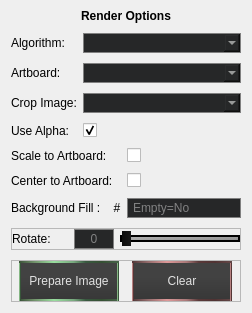
                        <widget class="QFrame" name="Options">
                         <property name="sizePolicy">
                          <sizepolicy hsizetype="Maximum" vsizetype="Maximum">
                           <horstretch>0</horstretch>
                           <verstretch>0</verstretch>
                          </sizepolicy>
                         </property>
                         <property name="maximumSize">
                          <size>
                           <width>99999</width>
                           <height>16777215</height>
                          </size>
                         </property>
                         <property name="styleSheet">
                          <string notr="true">QFrame#Options
{
	border: 1px solid qlineargradient(spread:pad, x1:0, y1:0, x2:1, y2:1, stop:0 rgba(13, 13, 13, 255), stop:1 rgba(25, 25, 25, 255));
	background-color: rgb(41, 41, 41);
}</string>
                         </property>
                         <property name="frameShape">
                          <enum>QFrame::NoFrame</enum>
                         </property>
                         <property name="frameShadow">
                          <enum>QFrame::Raised</enum>
                         </property>
                         <layout class="QVBoxLayout" name="verticalLayout_4" stretch="0,0,0,0,0">
                          <property name="spacing">
                           <number>10</number>
                          </property>
                          <property name="topMargin">
                           <number>9</number>
                          </property>
                          <item alignment="Qt::AlignHCenter|Qt::AlignVCenter">
                           <widget class="QLabel" name="renderLab">
                            <property name="font">
                             <font>
                              <italic>false</italic>
                              <bold>true</bold>
                             </font>
                            </property>
                            <property name="text">
                             <string>&lt;html&gt;&lt;head/&gt;&lt;body&gt;&lt;p&gt;Render Options&lt;/p&gt;&lt;/body&gt;&lt;/html&gt;</string>
                            </property>
                            <property name="textFormat">
                             <enum>Qt::AutoText</enum>
                            </property>
                           </widget>
                          </item>
                          <item alignment="Qt::AlignTop">
                           <widget class="QFrame" name="rendTopForm">
                            <layout class="QFormLayout" name="formLayout">
                             <property name="fieldGrowthPolicy">
                              <enum>QFormLayout::AllNonFixedFieldsGrow</enum>
                             </property>
                             <property name="verticalSpacing">
                              <number>10</number>
                             </property>
                             <property name="leftMargin">
                              <number>0</number>
                             </property>
                             <property name="topMargin">
                              <number>0</number>
                             </property>
                             <property name="rightMargin">
                              <number>0</number>
                             </property>
                             <property name="bottomMargin">
                              <number>0</number>
                             </property>
                             <item row="0" column="0">
                              <widget class="QLabel" name="AlgorithmLab">
                               <property name="font">
                                <font>
                                 <pointsize>9</pointsize>
                                </font>
                               </property>
                               <property name="text">
                                <string>Algorithm:</string>
                               </property>
                              </widget>
                             </item>
                             <item row="0" column="1">
                              <widget class="QComboBox" name="algodrop">
                               <property name="styleSheet">
                                <string notr="true">QComboBox {
    border: 1px solid gray;
    padding: 1px 18px 1px 3px;
    min-width: 6em;
	background-color: rgb(38, 39, 40);
color:rgb(220, 220, 220);
}

QComboBox:hover {
	border: 1px solid rgb(97, 98, 128);
}


QComboBox:on { /* shift the text when the popup opens */
    border: 1px solid rgb(80, 141, 255);
	
	border-bottom: none;
}




QComboBox QAbstractItemView{
	background-color: rgb(50, 52, 53);
	border: 1px solid rgb(80, 141, 255);
border-top: none;
	selection-background-color: rgb(35, 44, 80);
	color: rgb(220, 220, 220);
}
</string>
                               </property>
                              </widget>
                             </item>
                             <item row="1" column="0">
                              <widget class="QLabel" name="ArtboardLab">
                               <property name="font">
                                <font>
                                 <pointsize>9</pointsize>
                                </font>
                               </property>
                               <property name="text">
                                <string>Artboard: </string>
                               </property>
                              </widget>
                             </item>
                             <item row="1" column="1">
                              <widget class="QComboBox" name="artboardrop">
                               <property name="styleSheet">
                                <string notr="true">QComboBox {
    border: 1px solid gray;
    padding: 1px 18px 1px 3px;
    min-width: 6em;
	background-color: rgb(38, 39, 40);
	color:rgb(220, 220, 220);
}

QComboBox:hover {
	border: 1px solid rgb(97, 98, 128);
}


QComboBox:on { /* shift the text when the popup opens */
    border: 1px solid rgb(80, 141, 255);
	
	border-bottom: none;
}




QComboBox QAbstractItemView{
	background-color: rgb(50, 52, 53);
	border: 1px solid rgb(80, 141, 255);
border-top: none;
	selection-background-color: rgb(35, 44, 80);
	color: rgb(220, 220, 220);
}
</string>
                               </property>
                              </widget>
                             </item>
                             <item row="2" column="0">
                              <widget class="QLabel" name="CropLab">
                               <property name="font">
                                <font>
                                 <pointsize>9</pointsize>
                                </font>
                               </property>
                               <property name="text">
                                <string>Crop Image:</string>
                               </property>
                              </widget>
                             </item>
                             <item row="2" column="1">
                              <widget class="QComboBox" name="CropComboBox">
                               <property name="styleSheet">
                                <string notr="true">QComboBox {
    border: 1px solid gray;
    padding: 1px 18px 1px 3px;
    min-width: 6em;
	background-color: rgb(38, 39, 40);
color:rgb(220, 220, 220);
}

QComboBox:hover {
	border: 1px solid rgb(97, 98, 128);
}


QComboBox:on { /* shift the text when the popup opens */
    border: 1px solid rgb(80, 141, 255);
	
	border-bottom: none;
}




QComboBox QAbstractItemView{
	background-color: rgb(50, 52, 53);
	border: 1px solid rgb(80, 141, 255);
border-top: none;
	selection-background-color: rgb(35, 44, 80);
	color: rgb(220, 220, 220);
}
</string>
                               </property>
                              </widget>
                             </item>
                             <item row="3" column="0">
                              <widget class="QLabel" name="UseAlphaLab">
                               <property name="font">
                                <font>
                                 <pointsize>9</pointsize>
                                </font>
                               </property>
                               <property name="text">
                                <string>Use Alpha:</string>
                               </property>
                              </widget>
                             </item>
                             <item row="3" column="1">
                              <widget class="QCheckBox" name="alphaCB">
                               <property name="text">
                                <string/>
                               </property>
                               <property name="checked">
                                <bool>true</bool>
                               </property>
                              </widget>
                             </item>
                            </layout>
                           </widget>
                          </item>
                          <item>
                           <widget class="QFrame" name="OptionsBottom">
                            <layout class="QFormLayout" name="rendBotForm">
                             <property name="fieldGrowthPolicy">
                              <enum>QFormLayout::AllNonFixedFieldsGrow</enum>
                             </property>
                             <property name="rowWrapPolicy">
                              <enum>QFormLayout::DontWrapRows</enum>
                             </property>
                             <property name="verticalSpacing">
                              <number>10</number>
                             </property>
                             <property name="leftMargin">
                              <number>0</number>
                             </property>
                             <property name="topMargin">
                              <number>0</number>
                             </property>
                             <property name="rightMargin">
                              <number>0</number>
                             </property>
                             <property name="bottomMargin">
                              <number>0</number>
                             </property>
                             <item row="0" column="0">
                              <widget class="QLabel" name="ScaleToArtLab">
                               <property name="font">
                                <font>
                                 <pointsize>9</pointsize>
                                </font>
                               </property>
                               <property name="text">
                                <string>Scale to Artboard:</string>
                               </property>
                              </widget>
                             </item>
                             <item row="0" column="1">
                              <widget class="QCheckBox" name="scaletoartCB"/>
                             </item>
                             <item row="1" column="0">
                              <widget class="QLabel" name="cropAndCenterLab">
                               <property name="font">
                                <font>
                                 <pointsize>9</pointsize>
                                </font>
                               </property>
                               <property name="text">
                                <string>Center to Artboard:</string>
                               </property>
                              </widget>
                             </item>
                             <item row="1" column="1">
                              <widget class="QCheckBox" name="cropAndCentercb">
                               <property name="text">
                                <string/>
                               </property>
                              </widget>
                             </item>
                             <item row="2" column="0">
                              <widget class="QLabel" name="BGFillLab">
                               <property name="sizePolicy">
                                <sizepolicy hsizetype="MinimumExpanding" vsizetype="Preferred">
                                 <horstretch>0</horstretch>
                                 <verstretch>0</verstretch>
                                </sizepolicy>
                               </property>
                               <property name="font">
                                <font>
                                 <pointsize>9</pointsize>
                                </font>
                               </property>
                               <property name="text">
                                <string>Background Fill :    #</string>
                               </property>
                              </widget>
                             </item>
                             <item row="2" column="1">
                              <widget class="QLineEdit" name="BgFillEdit">
                               <property name="minimumSize">
                                <size>
                                 <width>104</width>
                                 <height>0</height>
                                </size>
                               </property>
                               <property name="styleSheet">
                                <string notr="true">QLineEdit
{
 border: 1px solid gray;
 padding: 1px 3px 1px 3px;
 min-width: 6em;
background-color: rgb(38, 39, 40);
color:rgb(220, 220, 220);
}
QLineEdit:hover
{
	border: 1px solid rgb(97, 98, 128);
}
QLineEdit:focus
{
	border: 1px solid rgb(80, 141, 255);
}</string>
                               </property>
                               <property name="text">
                                <string/>
                               </property>
                               <property name="placeholderText">
                                <string>Empty=No</string>
                               </property>
                              </widget>
                             </item>
                            </layout>
                           </widget>
                          </item>
                          <item>
                           <widget class="QFrame" name="rotateFrame">
                            <property name="frameShape">
                             <enum>QFrame::StyledPanel</enum>
                            </property>
                            <property name="frameShadow">
                             <enum>QFrame::Raised</enum>
                            </property>
                            <layout class="QHBoxLayout" name="horizontalLayout_12">
                             <property name="leftMargin">
                              <number>0</number>
                             </property>
                             <property name="topMargin">
                              <number>0</number>
                             </property>
                             <property name="rightMargin">
                              <number>0</number>
                             </property>
                             <property name="bottomMargin">
                              <number>0</number>
                             </property>
                             <item>
                              <widget class="QLabel" name="rotateLab">
                               <property name="font">
                                <font>
                                 <pointsize>9</pointsize>
                                 <italic>false</italic>
                                </font>
                               </property>
                               <property name="text">
                                <string>Rotate:     </string>
                               </property>
                              </widget>
                             </item>
                             <item>
                              <widget class="QLineEdit" name="rotateline">
                               <property name="sizePolicy">
                                <sizepolicy hsizetype="Fixed" vsizetype="Fixed">
                                 <horstretch>0</horstretch>
                                 <verstretch>0</verstretch>
                                </sizepolicy>
                               </property>
                               <property name="minimumSize">
                                <size>
                                 <width>0</width>
                                 <height>0</height>
                                </size>
                               </property>
                               <property name="maximumSize">
                                <size>
                                 <width>40</width>
                                 <height>16777215</height>
                                </size>
                               </property>
                               <property name="styleSheet">
                                <string notr="true">QLineEdit
{
 border: 1px solid gray;
 padding: 1px 3px 1px 3px;
background-color: rgb(38, 39, 40);
color:rgb(220, 220, 220);
}
QLineEdit:hover
{
	border: 1px solid rgb(97, 98, 128);
}
QLineEdit:focus
{
	border: 1px solid rgb(80, 141, 255);
}</string>
                               </property>
                               <property name="alignment">
                                <set>Qt::AlignCenter</set>
                               </property>
                               <property name="placeholderText">
                                <string>0</string>
                               </property>
                              </widget>
                             </item>
                             <item>
                              <widget class="QSlider" name="rotateslide">
                               <property name="minimumSize">
                                <size>
                                 <width>0</width>
                                 <height>0</height>
                                </size>
                               </property>
                               <property name="styleSheet">
                                <string notr="true">QSlider::groove:horizontal
{
height: 3px;
background-color: qlineargradient(spread:pad, x1:0, y1:0, x2:1, y2:1, stop:0 rgba(182, 182, 182, 255), stop:1 rgba(139, 139, 139, 255));
border: 2px solid rgb(0, 0, 0);
}


QSlider::handle:horizontal
{
	background-color: qlineargradient(spread:pad, x1:0, y1:0.511364, x2:1, y2:0.557, stop:0 rgba(13, 13, 13, 255), stop:1 rgba(25, 25, 25, 255));
	border: 1px solid qlineargradient(spread:pad, x1:0, y1:0.511, x2:1, y2:0.5, stop:0 rgba(80, 80, 80, 255), stop:0.0670391 rgba(221, 221, 221, 255), stop:0.155556 rgba(146, 146, 146, 255), stop:0.35 rgba(221, 221, 221, 255), stop:0.544444 rgba(169, 169, 169, 255), stop:0.666667 rgba(89, 89, 89, 255), stop:0.827778 rgba(127, 123, 127, 255), stop:0.916667 rgba(221, 217, 221, 255), stop:0.994444 rgba(99, 99, 99, 255));
margin: -7px 0;
width: 9px;
}
</string>
                               </property>
                               <property name="maximum">
                                <number>359</number>
                               </property>
                               <property name="orientation">
                                <enum>Qt::Horizontal</enum>
                               </property>
                               <property name="tickPosition">
                                <enum>QSlider::NoTicks</enum>
                               </property>
                              </widget>
                             </item>
                            </layout>
                           </widget>
                          </item>
                          <item>
                           <widget class="QFrame" name="rendBotFrame">
                            <property name="frameShape">
                             <enum>QFrame::StyledPanel</enum>
                            </property>
                            <property name="frameShadow">
                             <enum>QFrame::Raised</enum>
                            </property>
                            <layout class="QHBoxLayout" name="horizontalLayout_8">
                             <property name="leftMargin">
                              <number>0</number>
                             </property>
                             <property name="topMargin">
                              <number>0</number>
                             </property>
                             <property name="rightMargin">
                              <number>0</number>
                             </property>
                             <property name="bottomMargin">
                              <number>0</number>
                             </property>
                             <item>
                              <widget class="MyPushButton" name="prepareButton">
                               <property name="minimumSize">
                                <size>
                                 <width>100</width>
                                 <height>40</height>
                                </size>
                               </property>
                               <property name="maximumSize">
                                <size>
                                 <width>100</width>
                                 <height>16777215</height>
                                </size>
                               </property>
                               <property name="styleSheet">
                                <string notr="true">QPushButton{
    background-color:qlineargradient(spread:pad, x1:0.5, y1:1, x2:0.5, y2:0.398, stop:0 rgba(55, 55, 55, 255), stop:1 rgba(66, 66, 66, 255));
	color:rgb(225, 225, 225);
border:2px solid qlineargradient(spread:pad, x1:0, y1:0.511, x2:1, y2:0.5, stop:0 rgba(58, 80, 55, 255), stop:0.155556 rgba(114, 146, 107, 255), stop:0.35 rgba(152, 221, 158, 255), stop:0.544444 rgba(121, 169, 127, 255), stop:0.666667 rgba(57, 89, 64, 255), stop:0.827778 rgba(54, 80, 51, 255), stop:0.994444 rgba(71, 99, 73, 255));
}

QPushButton:hover{

}

QPushButton:pressed
{
background-color:qlineargradient(spread:pad, x1:0.5, y1:1, x2:0.5, y2:0.398, stop:0 rgba(62, 62, 62, 255), stop:1 rgba(48, 48, 48, 255));
color:rgb(210, 210, 210);
}



</string>
                               </property>
                               <property name="text">
                                <string>Prepare Image</string>
                               </property>
                              </widget>
                             </item>
                             <item>
                              <widget class="MyPushButton" name="clearButton">
                               <property name="minimumSize">
                                <size>
                                 <width>100</width>
                                 <height>40</height>
                                </size>
                               </property>
                               <property name="maximumSize">
                                <size>
                                 <width>100</width>
                                 <height>40</height>
                                </size>
                               </property>
                               <property name="styleSheet">
                                <string notr="true">QPushButton{
    background-color:qlineargradient(spread:pad, x1:0.5, y1:1, x2:0.5, y2:0.398, stop:0 rgba(55, 55, 55, 255), stop:1 rgba(66, 66, 66, 255));
	color:rgb(225, 225, 225);
border:2px solid qlineargradient(spread:pad, x1:0, y1:0.511, x2:1, y2:0.5, stop:0 rgba(80, 55, 55, 255), stop:0.155556 rgba(146, 107, 107, 255), stop:0.35 rgba(221, 152, 152, 255), stop:0.544444 rgba(169, 121, 121, 255), stop:0.666667 rgba(89, 57, 57, 255), stop:0.827778 rgba(80, 51, 51, 255), stop:0.994444 rgba(99, 71, 71, 255));
}

QPushButton:hover{

}

QPushButton:pressed
{
background-color:qlineargradient(spread:pad, x1:0.5, y1:1, x2:0.5, y2:0.398, stop:0 rgba(62, 62, 62, 255), stop:1 rgba(48, 48, 48, 255));
color:rgb(210, 210, 210);
}



</string>
                               </property>
                               <property name="text">
                                <string>Clear</string>
                               </property>
                              </widget>
                             </item>
                            </layout>
                           </widget>
                          </item>
                         </layout>
                        </widget>
